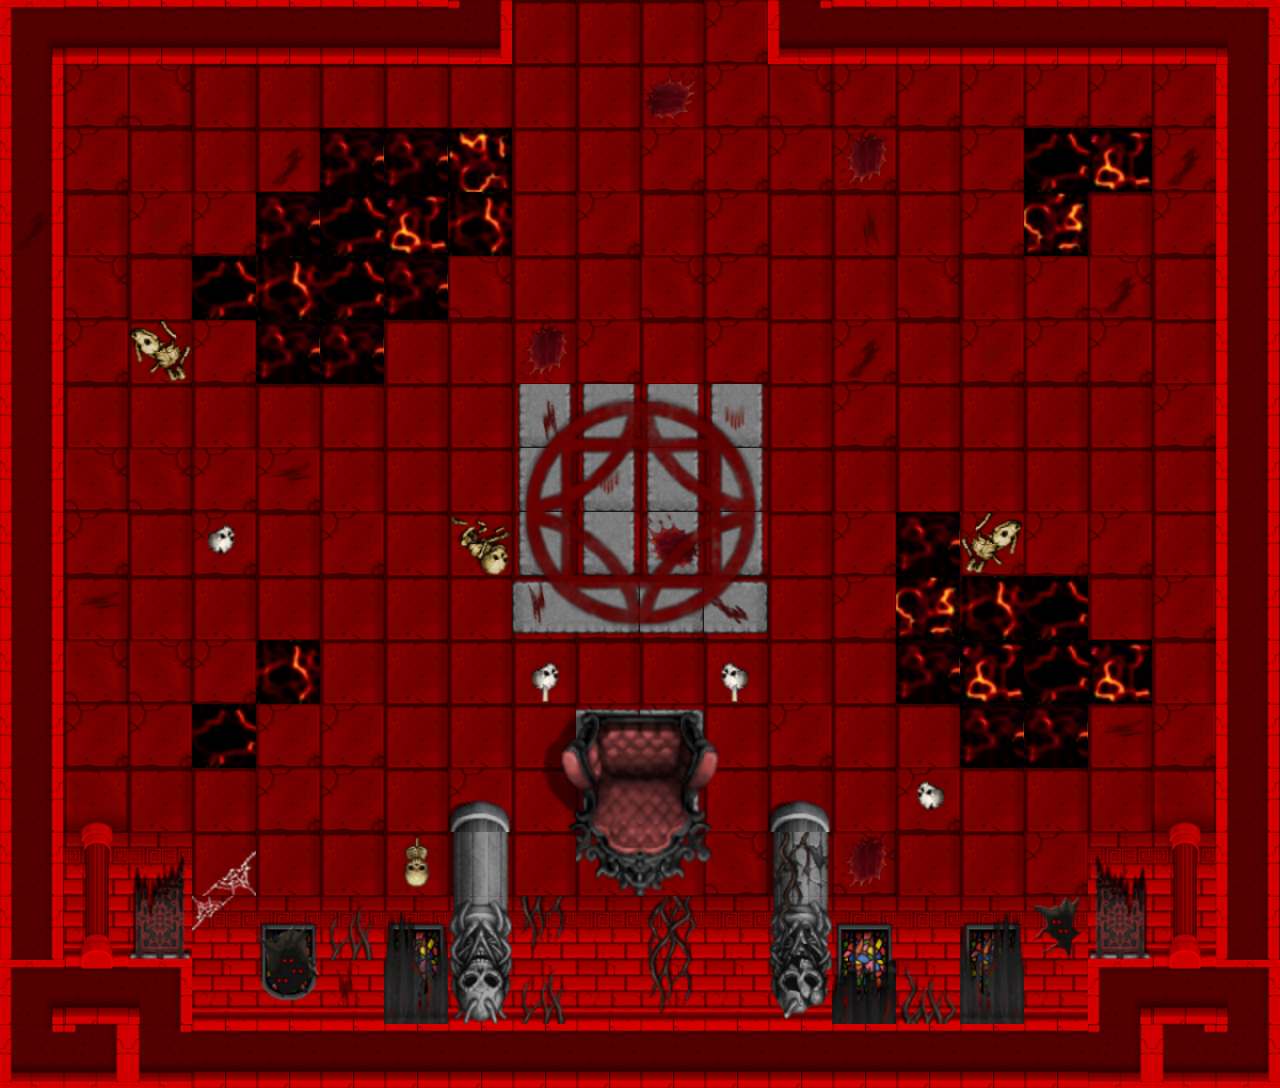

Below is a game level as drawn by its tile map, then a one-line description and the .tmx that defines it (tile-layer data replaced by summaries):
An orthogonal 20x17 tile map with 64x64 px tiles, 10 tile layers (Base, demonCircleBase, wallCollide, windows, ...).

<map version="1.2" tiledversion="1.2.5" orientation="orthogonal" renderorder="right-down" width="20" height="17" tilewidth="64" tileheight="64" infinite="0" nextlayerid="44" nextobjectid="1">
 <tileset firstgid="1" source="hadesTiles.tsx" />
 <layer id="33" name="Base" width="20" height="17">
  <data>[340 cells, 340 non-empty, 3 distinct tile ids]</data>
 </layer>
 <layer id="34" name="demonCircleBase" width="20" height="17">
  <data>[340 cells, 21 non-empty, 2 distinct tile ids]</data>
 </layer>
 <layer id="35" name="wallCollide" width="20" height="17">
  <data>[340 cells, 108 non-empty, 12 distinct tile ids]</data>
 </layer>
 <layer id="36" name="windows" width="20" height="17">
  <data>[340 cells, 8 non-empty, 2 distinct tile ids]</data>
 </layer>
 <layer id="37" name="flags" width="20" height="17">
  <data>[340 cells, 4 non-empty, 2 distinct tile ids]</data>
 </layer>
 <layer id="38" name="bonesAndBlood" width="20" height="17">
  <data>[340 cells, 48 non-empty, 20 distinct tile ids]</data>
 </layer>
 <layer id="39" name="pillarCollide" width="20" height="17">
  <data>[340 cells, 8 non-empty, 7 distinct tile ids]</data>
 </layer>
 <layer id="40" name="demonCircle" width="20" height="17">
  <data>[340 cells, 16 non-empty, 16 distinct tile ids]</data>
 </layer>
 <layer id="41" name="throneCollide" width="20" height="17">
  <data>[340 cells, 16 non-empty, 16 distinct tile ids]</data>
 </layer>
 <layer id="43" name="lavaCollide" width="20" height="17">
  <data>[340 cells, 30 non-empty, 6 distinct tile ids]</data>
 </layer>
</map>
